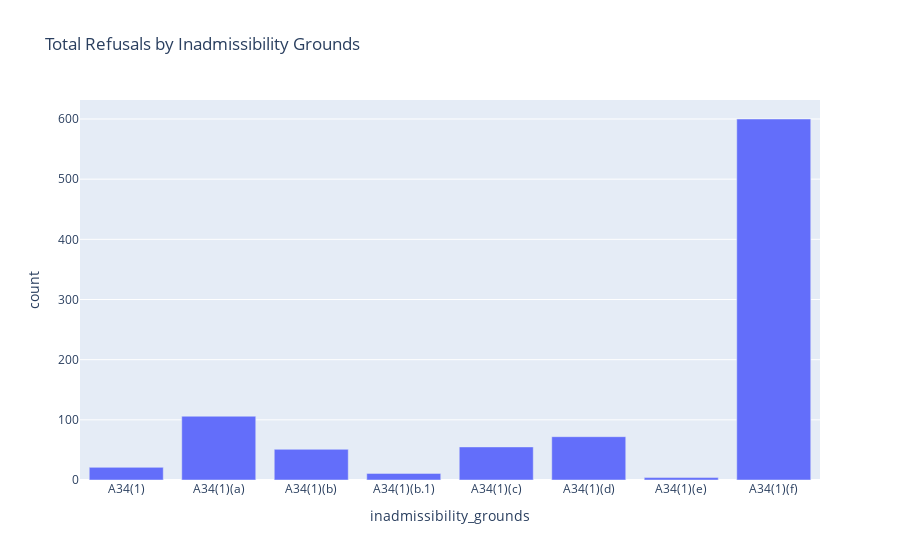

This figure's notebook cell:
### Markdown cell above
## Refusal Reasons Distribution

### Code cell
refusal_counts = df.groupby("inadmissibility_grounds")["count"].sum().reset_index()
fig = px.bar(refusal_counts, x="inadmissibility_grounds", y="count", title="Total Refusals by Inadmissibility Grounds")
fig.show()

### Figure 1 — Plotly figure (JSON) as saved in the notebook; plotly's stock layout.template omitted (floating-point values rounded to 4 significant figures)
{"data": [{"hovertemplate": "inadmissibility_grounds=%{x}<br>count=%{y}<extra></extra>", "legendgroup": "", "marker": {"color": "#636efa", "pattern": {"shape": ""}}, "name": "", "orientation": "v", "showlegend": false, "textposition": "auto", "type": "bar", "x": ["A34(1)", "A34(1)(a)", "A34(1)(b)", "A34(1)(b.1)", "A34(1)(c)", "A34(1)(d)", "A34(1)(e)", "A34(1)(f)"], "xaxis": "x", "y": [21, 106, 51, 11, 55, 72, 4, 600], "yaxis": "y"}], "layout": {"barmode": "relative", "legend": {"tracegroupgap": 0}, "title": {"text": "Total Refusals by Inadmissibility Grounds"}, "xaxis": {"anchor": "y", "domain": [0, 1], "title": {"text": "inadmissibility_grounds"}}, "yaxis": {"anchor": "x", "domain": [0, 1], "title": {"text": "count"}}}}
